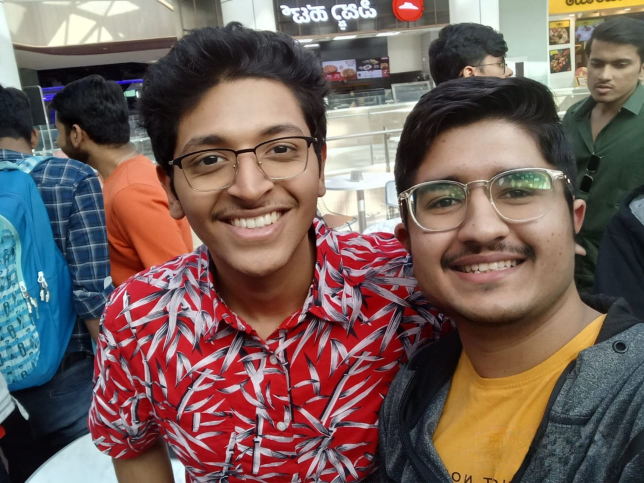
#> input picture Resources/iandme.jpeg, 1288 x 966 px, given in place of the camera (shown at 1/2 size)
$ python Project1-Virtual-Paint.py
#> lines starting #> are read from the running program, lines starting #| are printed output that depends on the picture; after the words box and inside, x2 and y2 are one past the last pixel; in counts of white or black regions, pixels touching at a corner belong together
#> further down, img is the input picture: shape (966, 1288, 3); mean B, G, R 90.5, 95.7, 116.9
import cv2
import numpy as np

def empty(a):
    pass

myColors = [[159, 132, 65, 179, 255,  227], #pink
            [4, 175, 205, 179,  255,  255], #yellow
            [77, 147, 141, 179, 255, 255]] #lightBlue

myColorValues = [[87, 55, 188],
                [102, 219, 249,],
                [250, 206, 126]]

myPoints = []   # x, y, indexOfColor

def findColor(img, myColor, myColorValues):
    imgHSV = cv2.cvtColor(img, cv2.COLOR_BGR2HSV)
#> imgHSV: shape (966, 1288, 3); mean H, S, V 77.3, 98.3, 127.4
    count = 0
    newPoints = []
    for color in myColors:
        lower = np.array(color[0:3])
        upper = np.array(color[3:6])
        mask = cv2.inRange(imgHSV, lower, upper)
        x, y = getCoutours(mask)
        cv2.circle(imgResult, (x, y), 10, myColorValues[count], cv2.FILLED)

        if x!=0 and y!=0:
            newPoints.append([x, y, count])
        count += 1
#> this loop made 3 passes
#> (x, y) on passes 1 to 3: (662, 143), (1120, 0), (232, 160)
#> pass 1, in findColor, `mask = cv2.inRange(imgHSV, lower, upper)`:
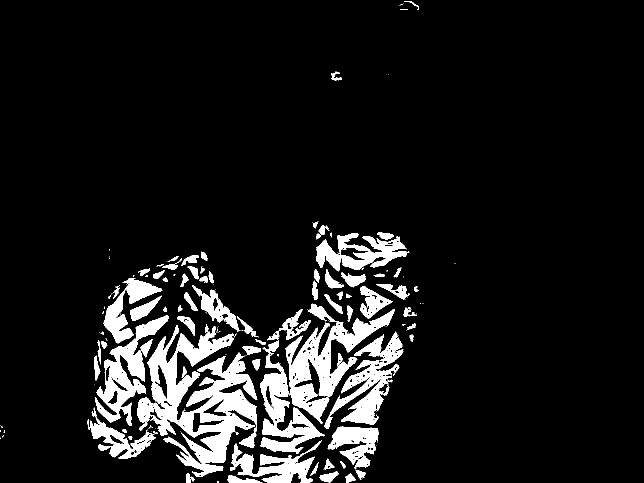
#> mask: shape (966, 1288) (shown at 1/2 size); 9.7% white; 178 white regions (96 under 20 px), largest, box (x1, y1, x2, y2) and area: (274, 650, 515, 953) 31101, (571, 607, 790, 848) 15177, (649, 664, 807, 858) 9778
#> pass 2, in findColor, `mask = cv2.inRange(imgHSV, lower, upper)`:
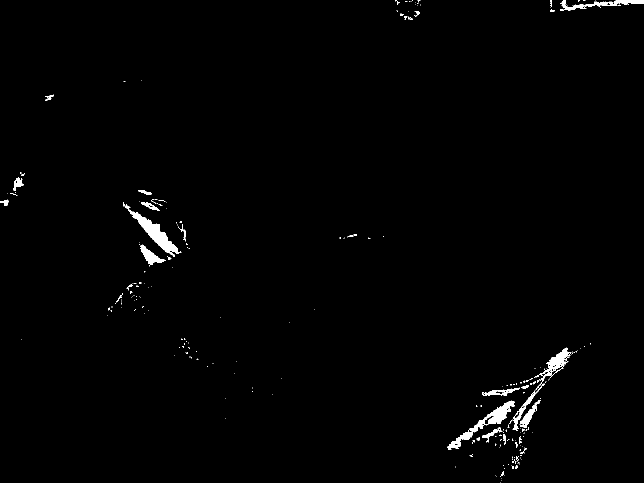
#> mask: shape (966, 1288) (shown at 1/2 size); 1% white; 258 white regions (220 under 20 px), largest, box (x1, y1, x2, y2) and area: (246, 405, 363, 514) 2446, (894, 801, 1029, 900) 2218, (1068, 695, 1143, 768) 1244
#> pass 3, in findColor, `mask = cv2.inRange(imgHSV, lower, upper)`:
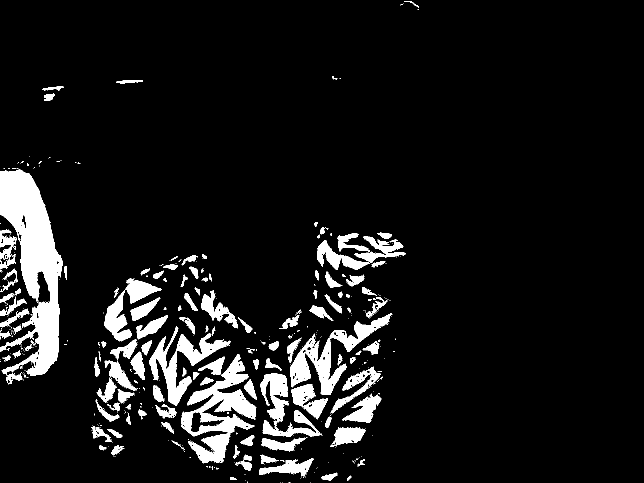
#> mask: shape (966, 1288) (shown at 1/2 size); 8.7% white; 581 white regions (451 under 20 px), largest, box (x1, y1, x2, y2) and area: (0, 337, 126, 769) 25847, (362, 708, 513, 923) 12114, (580, 626, 784, 790) 8107
#> after the loop:
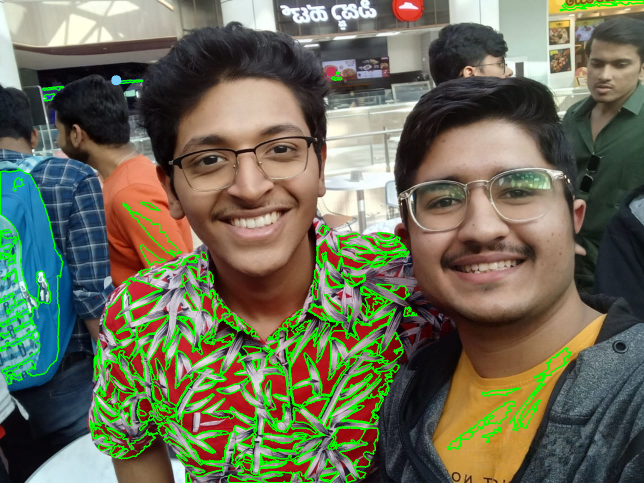
#> imgResult: shape (966, 1288, 3) (shown at 1/2 size); 6.75% of pixels changed, all inside (x1, y1, x2, y2) = (0, 0, 1288, 966)
#> after the loop, count = 3; newPoints = [[662, 143, 0], [232, 160, 2]]
    return newPoints

def getCoutours(img):
    contours, hierarchy = cv2.findContours(img, cv2.RETR_EXTERNAL, cv2.CHAIN_APPROX_NONE)

    x,y,w,h = 0,0,0,0
    for cnt in contours:
        area = cv2.contourArea(cnt)

        if area > 100:
            cv2.drawContours(imgResult, cnt, -1, (0, 255, 0), 2)
            perimeter = cv2.arcLength(cnt, True)

            approx = cv2.approxPolyDP(cnt, 0.02*perimeter, True)

            objCorners = len(approx)
            x, y, w, h = cv2.boundingRect(approx)
    return x, y

cap = cv2.VideoCapture(0)
cap.set(3, 1280)
cap.set(4, 720)

def drawOnCanvas(myPoints, myColorValues):
    for point in myPoints:
        cv2.circle(imgResult, (point[0], point[1]), 10, myColorValues[point[2]], cv2.FILLED)


while True:
    success, img = cap.read()


    imgResult = img.copy()

    newPoints = findColor(img, myColors, myColorValues)
#> newPoints = [[662, 143, 0], [232, 160, 2]]
    if len(newPoints) != 0:
        for newP in newPoints:
            myPoints.append(newP)
#> this loop made 2 passes
#> after the loop, myPoints = [[662, 143, 0], [232, 160, 2]]
    if len(newPoints) != 0:
        drawOnCanvas(myPoints, myColorValues)
#> the loop in drawOnCanvas, `for point in myPoints:` made 2 passes

    cv2.imshow("Image", imgResult)
    if(cv2.waitKey(1) & 0xFF == ord('q')):
#> (key q is pressed here)
        break
